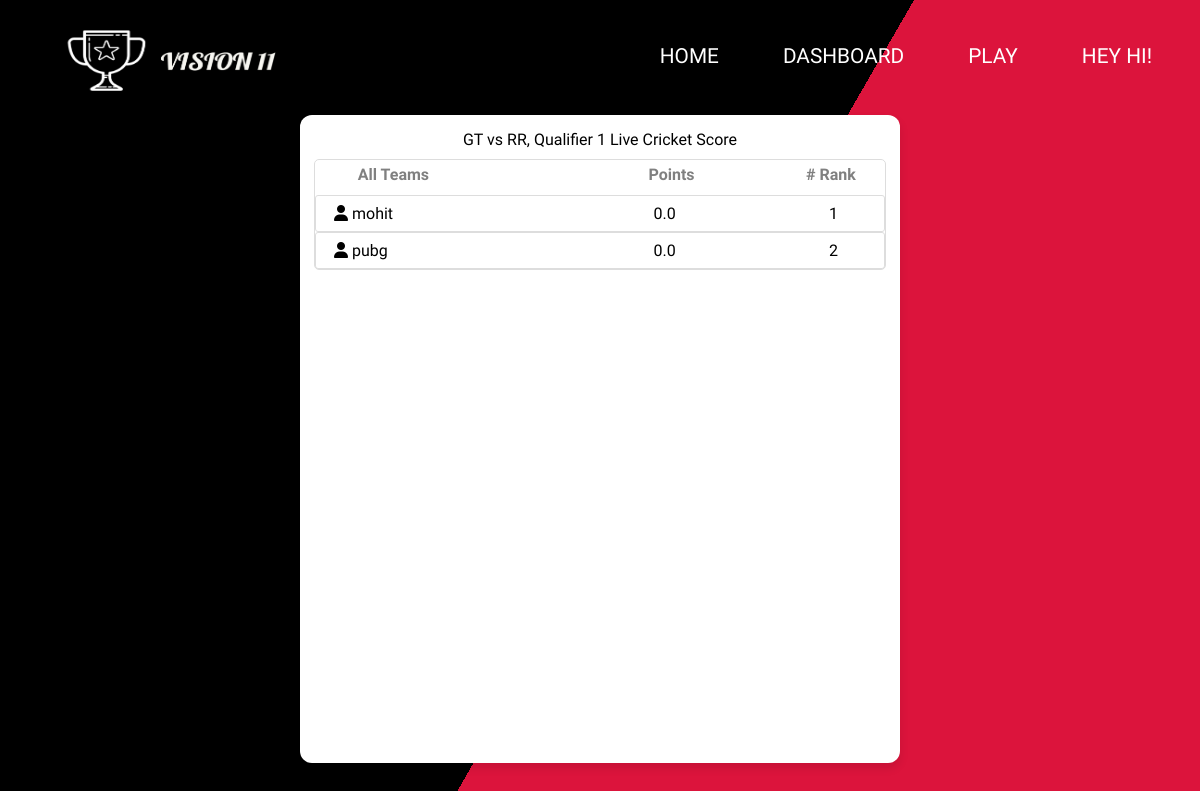
Before: /contestdetails/contest=13 (signed in) with the older database file.
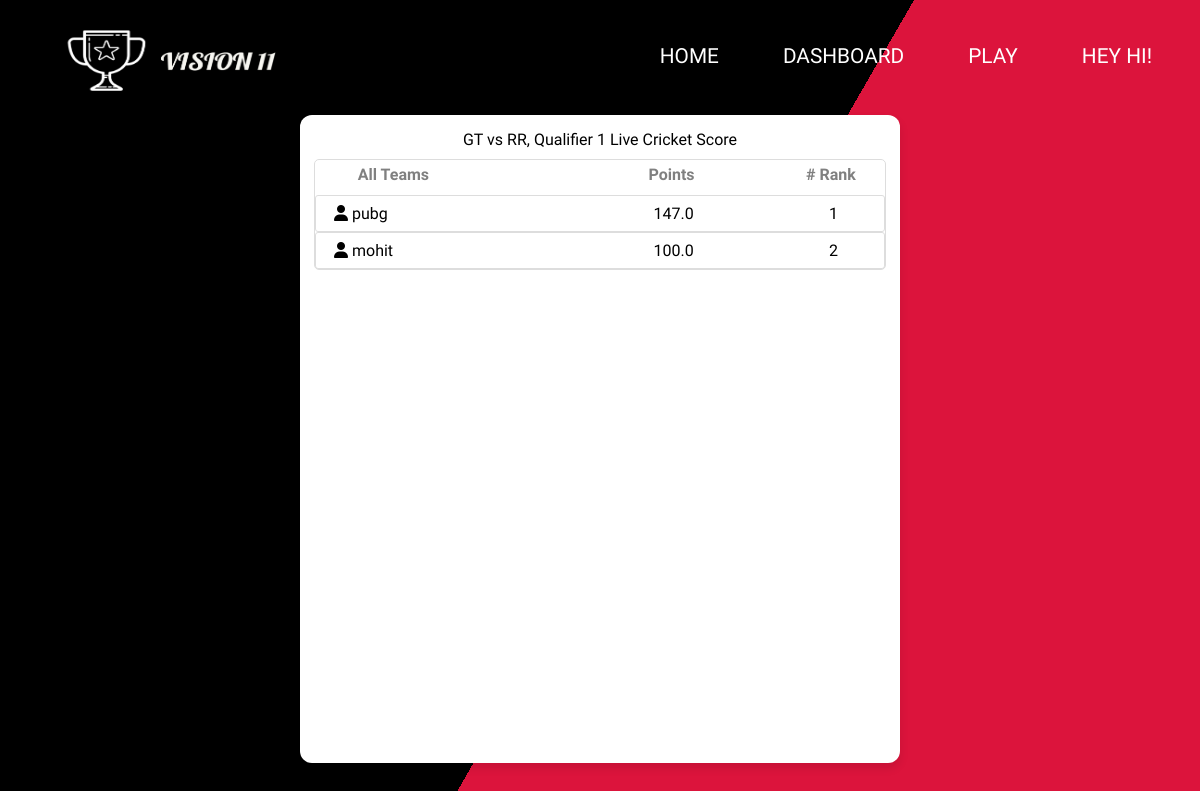
After: the same page with the newer database file.
### mainAPP/models.py (models this page shows)
class UserTeam(models.Model):
    match_id = models.ForeignKey(
        Match,
        on_delete=models.Case
    )
    user = models.ForeignKey(
        User1,
        on_delete=models.CASCADE
    )
    players = models.ManyToManyField(
        Player
    )
    captain = models.ForeignKey(
        Player,
        on_delete=models.Case,
        related_name="captain"
    )
    vice_captain = models.ForeignKey(
        Player,
        on_delete=models.Case,
        related_name="vice_captain"
    )
    total_team_points = models.FloatField(
        default=0
    )

### usermanagerAPP/models.py (models this page shows, shortened)
class User1(AbstractUser):
    first_name = models.CharField(
        max_length=20
    )
    last_name = models.CharField(
        max_length=20
    )
    username = models.CharField(
        max_length=20,
        unique=True
    )
    age = models.IntegerField(
        null=True,
        blank=True
    )
    email = models.EmailField(
        max_length=50
    )
    vision_credits = models.FloatField(
        default=0
    )
    currency_type = models.CharField(
        choices=Currency_Choices,
        default=Choices.VISION_CANDIES,
        max_length=50
    )
    gender_type = models.CharField(
        choices=Gender_Choices,
        null=True,
        max_length=10
    )
    country = models.CharField(
        max_length=50
    )
    adult = models.BooleanField(
        'Adult_status',
        default=False
    )
    staff = models.BooleanField(
        'Staff_status',
        default=False
    )
    superuser = models.BooleanField(
        'super_user_status',
        default=False
    )
    aadhar_image = models.FileField(
        upload_to='others',
        null=True,
        blank=True
    )
    contests_won = models.IntegerField(
        default=0
    )
    objects = UserManager()

### mainAPP/views.py (the view)
# urls.py: path('contestdetails/contest=<int:cid>',views.RenderContestDetails),
@login_required(login_url='/accounts/login')
def RenderContestDetails(request,cid):
    try:
        return vision11_render().render_contestdetails(request,cid)
    except:
        return redirect('/userjoinedcontest')

### mainAPP/repository.py (called while the page is built)
    def render_contestdetails(self,request,cid):
        contest_teams = []
        contest = Contest.objects.get(id = cid)
        match_name = contest.match_id.title
        for i in contest.teams.all().order_by('-total_team_points'):
            contest_teams.append(i)
        return render(request,'contestdetails.html',{'teams':contest_teams,'name':match_name})

### templates/contestdetails.html (shortened to what this page needs)
{% load static %}
<!DOCTYPE html>
<html lang="en">
<head>
    <link rel="stylesheet" href="{% static 'css/contestdetails.css' %}">
    <link rel="stylesheet" href="https://stackpath.bootstrapcdn.com/font-awesome/4.7.0/css/font-awesome.min.css">
    <link rel="stylesheet" href="{% static 'css/navbar.css' %}">
</head>
<body>
    {% include 'navbar.html' %}
    <div class="multicolorbg">
        <div class="box" id="box">
            <div class="mathc_name">
                <span>{{ name }}</span>
            </div>
            <div class="contest_teams">
            <div class="contest_head">
                <div style="width: 56%;padding-left: 5%; color: gray; font-weight: bold;">All Teams</div>
                <div style="width: 25%; color: gray; font-weight: bold;">Points</div>
                <div style="width: 14%;text-align: center; color: gray; font-weight: bold;"># Rank</div>
            </div>
            {% for team in teams %}
            <div class="teams">
                <div class="userinfo">
                    <i class="fa fa-user" aria-hidden="true"></i>
                    <a target="_blank" href="/userteam/match={{ team.match_id.id }}/team={{ team.id }}">
                    {{ team.user.username }}
                </a>
                </div>
                <div class="points">
                    {{ team.total_team_points }}
                </div>
                <div class="rank">
                    {{ forloop.counter }}
                </div>
            </div>
             {% endfor %}
        </div>
        </div>
    </div>
</body>
</html>

Changed rows visible on the page:
changed UserTeam "pubg": total_team_points "0.0" → "147.0"; moves up the list
changed UserTeam "mohit": total_team_points "0.0" → "100.0"
